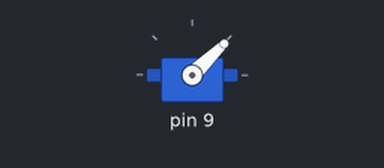
This sketch was run on a simulated Arduino Uno, built with avr-gcc and run on an emulated ATmega328P. Shown: servo. Servo pulses on a pin are drawn as a servo (544–2400 µs = 0–180°).

Above: at 0.05 s.
At 1.25 s:
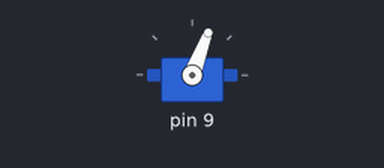
At 2.5 s:
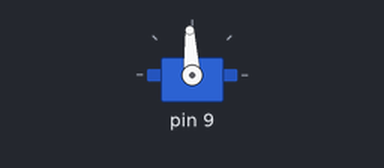
At 4.95 s:
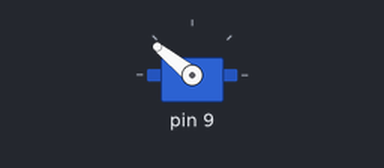
Timing chart, 0 to 6.5 s (numbered marks = the images above):
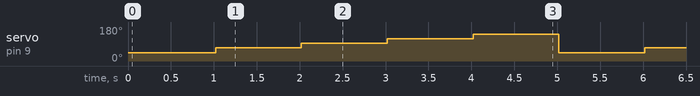

The sketch:

servo.ino
```cpp
#include <avr/io.h>
#include <util/delay.h>

void setupTimer1Servo() {
    DDRB |= (1 << PB1);  // Pin 9 output

    // Fast PWM, ICR1 as TOP, prescaler 8
    TCCR1A = (1 << COM1A1) | (1 << WGM11);
    TCCR1B = (1 << WGM13) | (1 << WGM12) | (1 << CS11);

    ICR1 = 39999;  // 50 Hz frequency
}

void setServoAngle(uint8_t angle) {
    // Map angle (0-180) to pulse width (1000-2000 µs)
    // OCR1A range: 2000-4000 (for 1ms-2ms at 2MHz timer clock)
    uint16_t pulseWidth = 2000 + (angle * 2000L / 180);
    OCR1A = pulseWidth;
}

int main(void) {
    setupTimer1Servo();

    while(1) {
        setServoAngle(0);    // Move to 0°
        _delay_ms(1000);

        setServoAngle(45);   // Move to 45°
        _delay_ms(1000);

        setServoAngle(90);   // Move to 90° (center)
        _delay_ms(1000);

        setServoAngle(135);  // Move to 135°
        _delay_ms(1000);

        setServoAngle(180);  // Move to 180°
        _delay_ms(1000);
    }

    return 0;
}
```

Measured:
- by itself, servo on pin 9: repeats every 5.0 s: 93° 1.0 s, 117° 1.0 s, 141° 1.0 s, 44° 1.0 s, 69° 1.0 s
